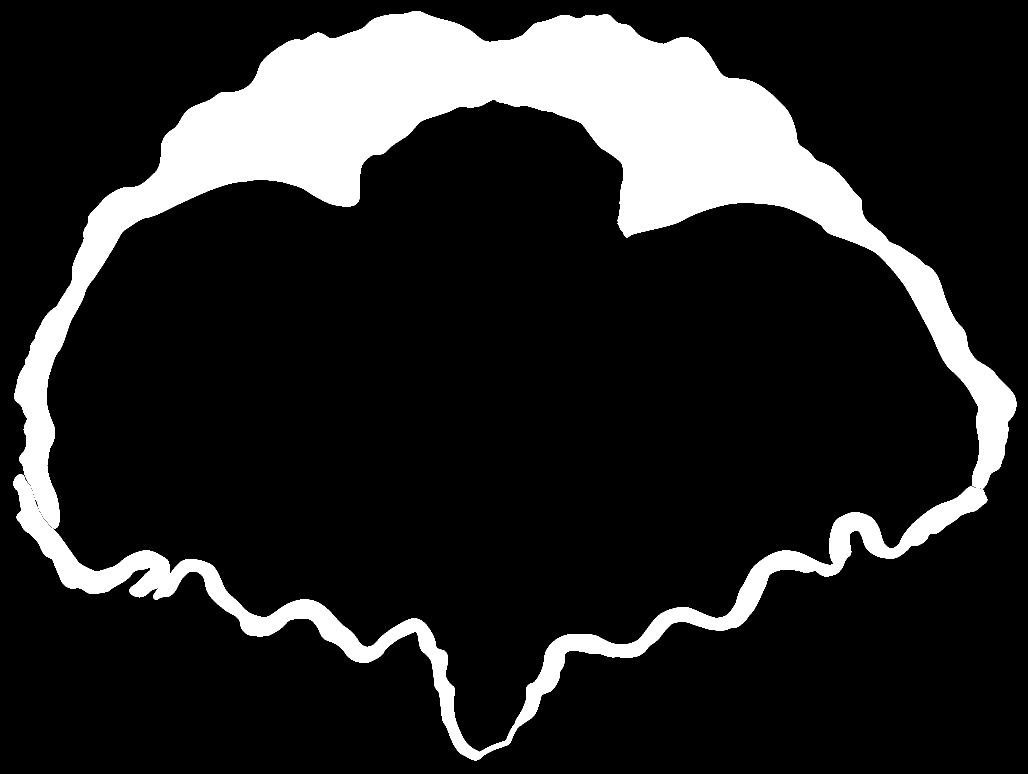
#> input picture images/Spiriferella-valves-01.png, 2056 x 1548 px (shown at 1/2 size); its folder holds 4 pictures in this run
$ python valve_extractor.py   (older library calls are emulated)
#> lines starting #> are read from the running program, lines starting #| are printed output that depends on the picture; after the words box and inside, x2 and y2 are one past the last pixel; in counts of white or black regions, pixels touching at a corner belong together
import numpy as np
import cv2
#import contour_pair_list

ret_str = ""

coord_correction = []
for i in range(18):
    coord_correction.append( [-1028,-774])

coord_correction[4][1] += -2
coord_correction[5][1] += 0
coord_correction[6][1] += 0
coord_correction[7][1] += 5
coord_correction[8][1] += 10
coord_correction[9][1] += 0
num_point = 100
SCALE_FACTOR = 100.0

end_point_list = [[[[ 40, 949],[1959, 977]],[[109,1056],[1956, 974]]],
[[[ 28, 948],[1942,1015]],[[ 73,1063],[1951,1019]]],
[[[ 19,1005],[1936,1023]],[[ 67,1082],[1937,1021]]],
[[[ 19, 995],[1923,1048]],[[ 83,1078],[1924,1046]]],
[[[  8,1003],[1928, 997]],[[ 77,1069],[1927, 995]]],
[[[110,1095],[1935, 930]],[[129,1103],[1904, 945]]],
[[[ 67, 991],[1926, 822]],[[ 67, 988],[1934, 828]]],
[[[ 43,1005],[1924, 904]],[[ 45,1001],[1925, 902]]],
[[[ 32, 957],[1927, 890]],[[ 32, 952],[1930, 889]]],
[[[ 36, 966],[1863, 938]],[[ 41, 965],[1863, 936]]],
[[[ 71,1016],[1923, 918]],[[ 59, 988],[1924, 916]]],
[[[ 65, 929],[1832, 964]],[[ 99, 916],[1830, 960]]],
[[[ 64, 870],[1846, 918]],[[116, 945],[1850, 915]]],
[[[105, 861],[1854, 877]],[[102, 856],[1855, 875]]],
[[[121, 836],[1843, 780]],[[122, 827],[1847, 775]]],
[[[140, 826],[1779, 774]],[[140, 817],[1784, 771]]],
[[[199, 842],[1772, 760]],[[194, 839],[1776, 753]]],
[[[187, 817],[1754, 763]],[[187, 812],[1756, 760]]]]

all_contours = []
for i in range(18):
    num = '0' + str(i+1)
    filename = 'images/Spiriferella-valves-' + num[-2:]
    print(filename)
    im = cv2.imread( filename + '.png')
#> im is the input picture: shape (1548, 2056, 3); 15.6% white; 2 white regions, box (x1, y1, x2, y2) and area: (29, 22, 2033, 1057) 402184, (27, 949, 1975, 1521) 92797

    imgray = cv2.cvtColor(im,cv2.COLOR_BGR2GRAY)
#> imgray: shape (1548, 2056); 15.6% white; 2 white regions
    ret,thresh = cv2.threshold(imgray,127,255,0)
    image, contours, hierarchy = cv2.findContours(thresh,cv2.RETR_TREE,cv2.CHAIN_APPROX_NONE)
#> contours = 2 contours; box (x1, y1, x2, y2) and area: (29, 22, 2033, 1057) 399289, (27, 949, 1975, 1521) 90208
    j = 0
    contours_in_a_section = []
    x_correction = coord_correction[i][0]
    y_correction = coord_correction[i][1]

    for c in contours:
        print("contour",j,"len:",len(c))
        new_contour = []
        interval = len(c) / num_point
        k = 0
        idx1 = -1
        idx2 = -1
        for pt in c:
            if pt[0][0] == end_point_list[i][j][0][0] and pt[0][1] == end_point_list[i][j][0][1]:
                idx1 = k
                #print( "idx1:", pt[0])
            elif pt[0][0] == end_point_list[i][j][1][0] and pt[0][1] == end_point_list[i][j][1][1]:
                #print( "idx2:", pt[0])
                idx2 = k
            k+=1
        #print(i,j,idx1,idx2)
        if c[idx1][0][0] > c[idx2][0][0]:
            left_idx = idx2
            right_idx = idx1
        else:
            left_idx = idx1
            right_idx = idx2
        #print( c[min_idx], c[max_idx])
        idx_list = []
        if left_idx < right_idx:
            idx_diff1 = int( ( right_idx - left_idx ) / ( num_point / 2))
            idx_diff2 = int( ( left_idx + ( len(c) - right_idx ) ) / (num_point /2))
        else:
            idx_diff1 = int((left_idx - right_idx) / (num_point / 2))
            idx_diff2 = int((right_idx + (len(c) - left_idx)) / (num_point / 2))

        for k in range(int(num_point /2)):
            idx_list.append( int( left_idx + idx_diff1 * k ) %len(c) )
        for k in range(int(num_point /2)):
            idx_list.append(int(right_idx + idx_diff2 * k )%len(c))

        #print( left_idx, idx_diff1, right_idx, idx_diff2,  idx_list )

        cv2.drawContours(im, [c], -1, (0, 255, 0), 3)
        for idx in idx_list:
            cx = c[idx][0][0]
            cy = c[idx][0][1]
            x = ( cx + x_correction )
            y = ( cy + y_correction )
            z = ( (i-9)*40.3 )
            new_contour.append( [ x, y * -1 , z ] )
            cv2.putText(im, str(idx), (cx, cy), cv2.FONT_HERSHEY_COMPLEX_SMALL, 1, 255)
        contours_in_a_section.append( new_contour )
        M = cv2.moments(c)
        cx = int(M['m10'] / M['m00'])
        cy = int(M['m01'] / M['m00'])
        cv2.putText(im,str(j),(cx,cy),cv2.FONT_HERSHEY_COMPLEX_SMALL,1,255)
        j+=1
#> this loop made 2 passes
#> (interval, left_idx, right_idx, idx_diff1, idx_diff2) on passes 1 to 2: (51.75, 5172, 2679, 49, 53), (57.88, 1371, 4177, 56, 59)
#| contour 0 len: 5175
#| contour 1 len: 5788
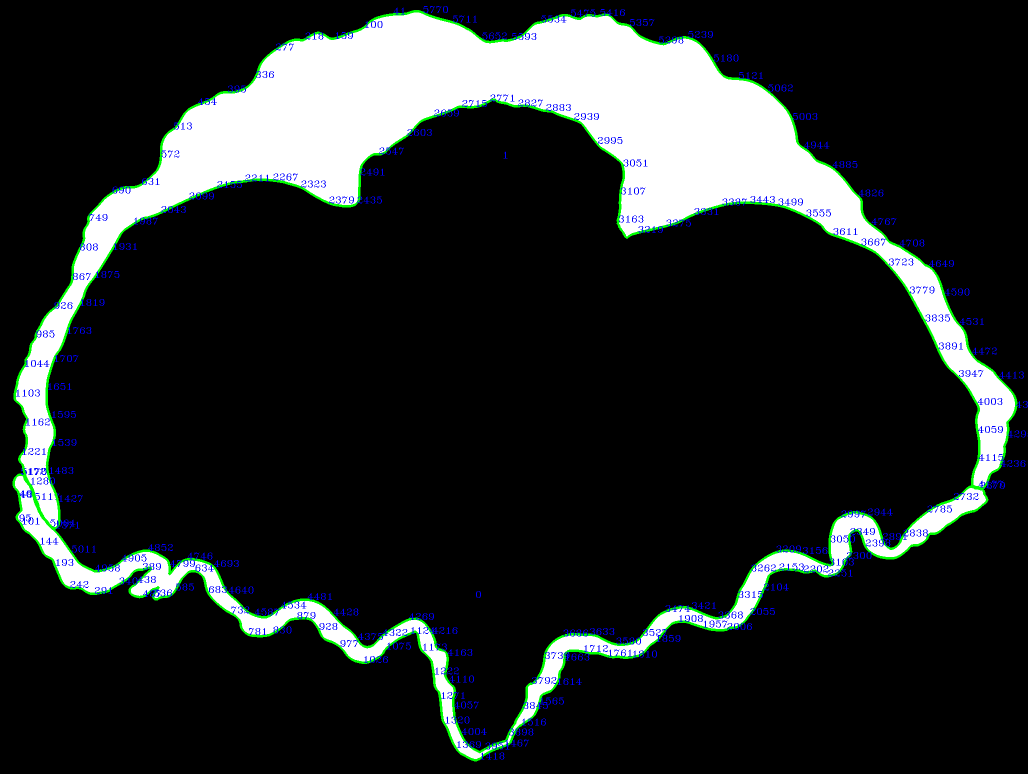
#> im: shape (1548, 2056, 3) (shown at 1/2 size); 2.74% of pixels changed, all inside (x1, y1, x2, y2) = (25, 12, 2056, 1523)
#> after the loop, contours_in_a_section = 2 items; j = 2

    all_contours.append( contours_in_a_section )
    cv2.imwrite('images/Spiriferella-valves-labeled-' + num[-2:] +'.png', im)
#> pass 2 of the loop `for i in range(18):`:
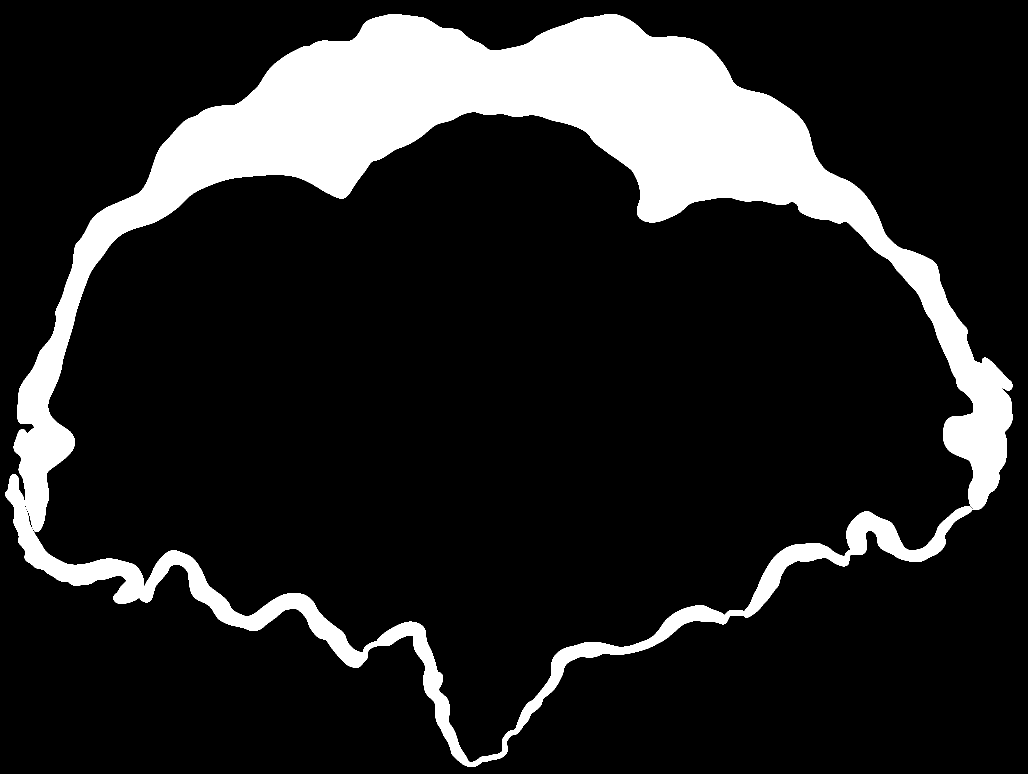
#> input picture images/Spiriferella-valves-02.png, 2056 x 1548 px (shown at 1/2 size)
#> im is the input picture: shape (1548, 2056, 3); 14.8% white; 2 white regions, box (x1, y1, x2, y2) and area: (27, 28, 2026, 1064) 395847, (10, 948, 1945, 1534) 76272
#> imgray: shape (1548, 2056); 14.8% white; 2 white regions
#> contours = 2 contours; box (x1, y1, x2, y2) and area: (27, 28, 2026, 1064) 392870, (10, 948, 1945, 1534) 73681
#> the loop `for c in contours:` made 2 passes
#> (interval, left_idx, right_idx, idx_diff1, idx_diff2) on passes 1 to 2: (51.8, 5178, 2625, 51, 52), (59.52, 1782, 4612, 56, 62)
#> (printed output is left out)
#> after the loop `for c in contours:`:
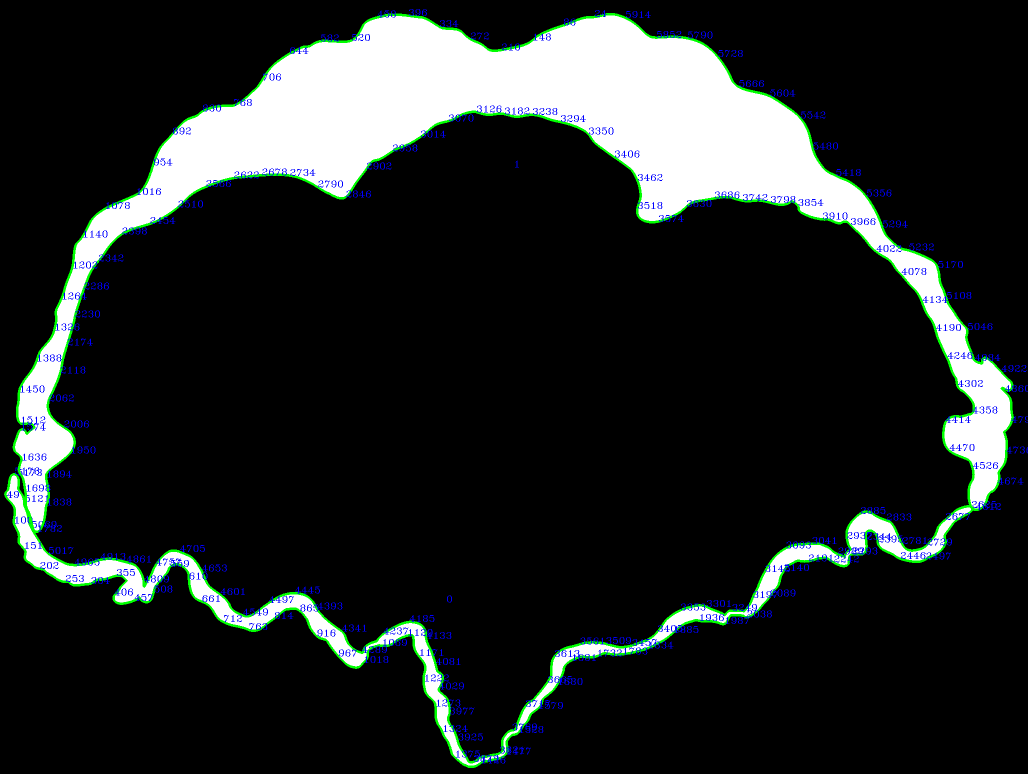
#> im: shape (1548, 2056, 3) (shown at 1/2 size); 2.77% of pixels changed, all inside (x1, y1, x2, y2) = (8, 18, 2056, 1536)
#> after the loop `for c in contours:`: j = 2
#> pass 3 of the loop `for i in range(18):`:
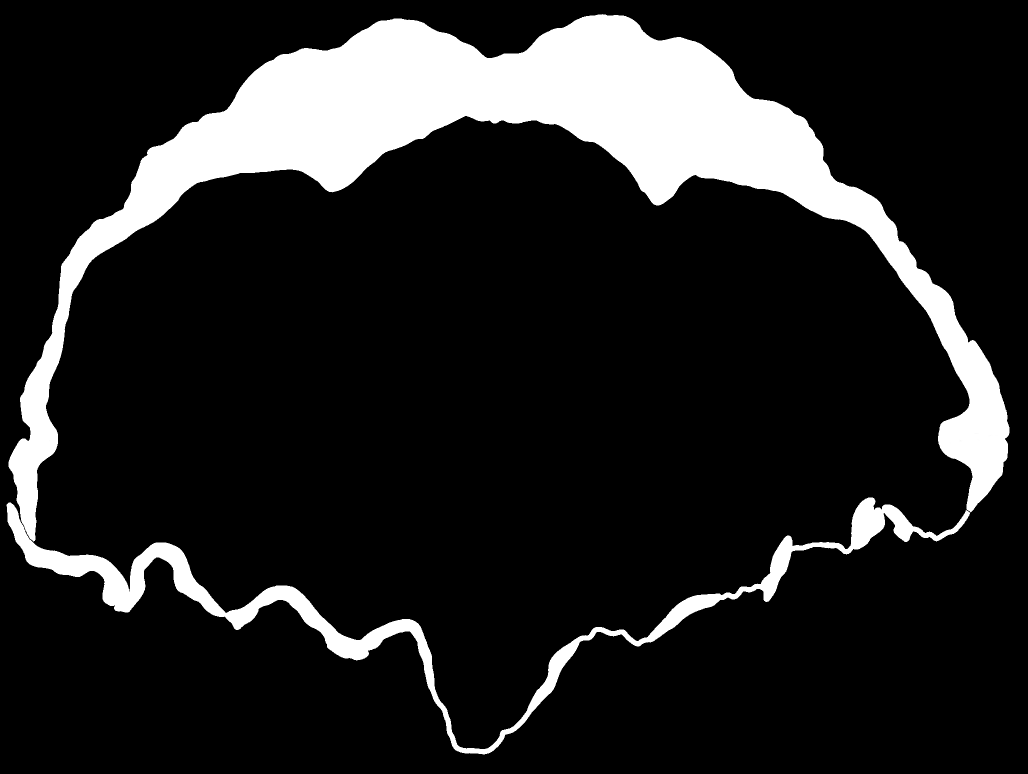
#> input picture images/Spiriferella-valves-03.png, 2056 x 1548 px (shown at 1/2 size)
#> im is the input picture: shape (1548, 2056, 3); min 0, max 255, mean 35.3
#> thresh: shape (1548, 2056); 13.8% white; 2 white regions
#> contours = 2 contours; box (x1, y1, x2, y2) and area: (17, 28, 2019, 1083) 371904, (13, 995, 1940, 1509) 63330
#> the loop `for c in contours:` made 2 passes
#> (interval, left_idx, right_idx, idx_diff1, idx_diff2) on passes 1 to 2: (50.81, 2263, 4836, 51, 50), (58.56, 1781, 4540, 55, 61)
#> (printed output is left out)
#> after the loop `for c in contours:`:
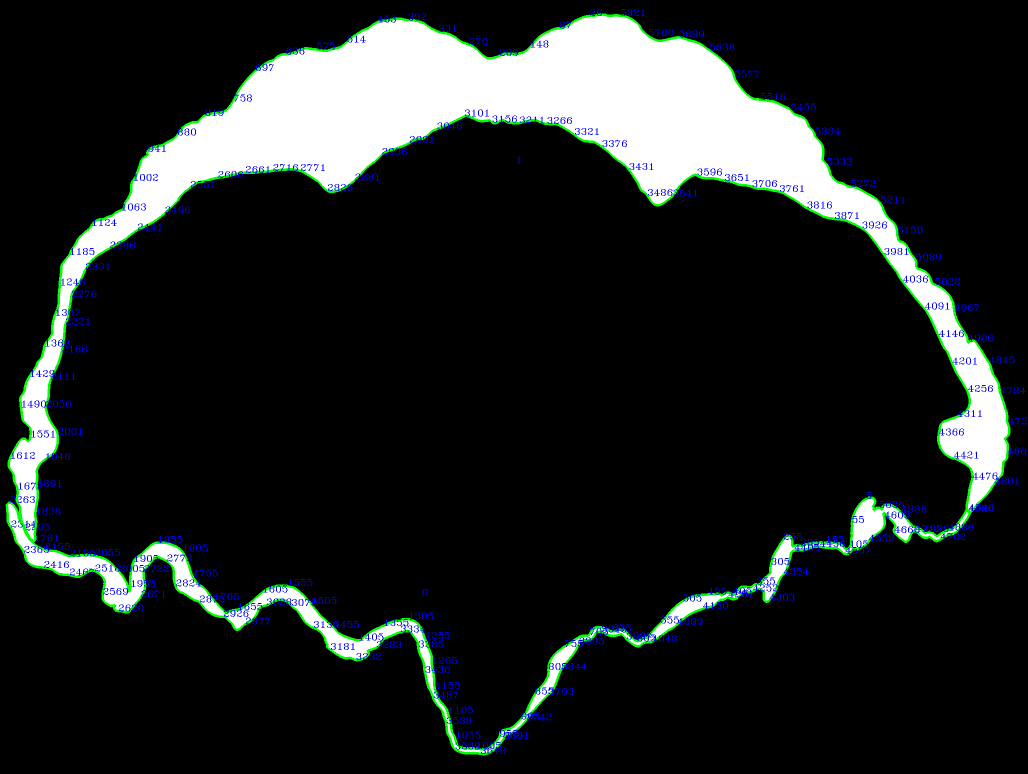
#> im: shape (1548, 2056, 3) (shown at 1/2 size); 2.73% of pixels changed, all inside (x1, y1, x2, y2) = (11, 18, 2056, 1511)
#> after the loop `for c in contours:`: j = 2
#> (the run stopped early here; a loop or call above may not have finished)
